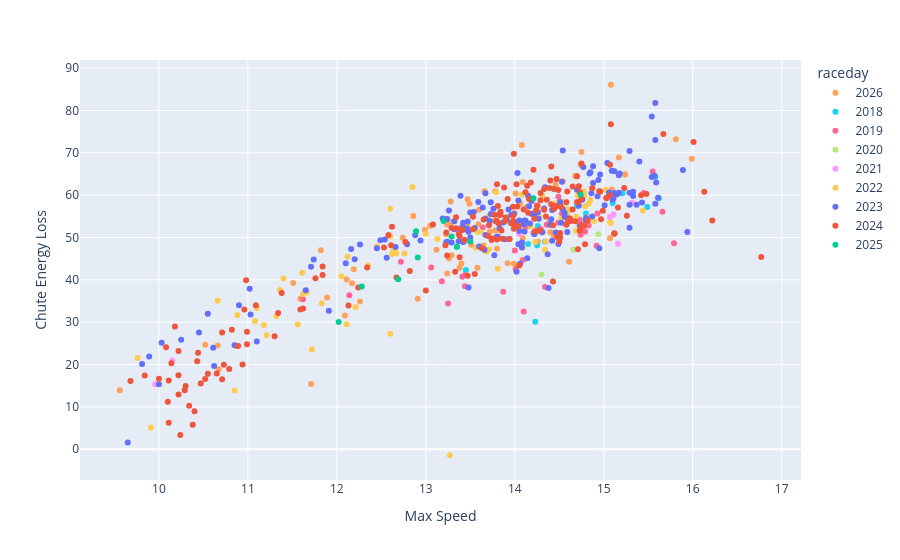

Notebook source saved alongside this figure:
### Code cell
px.scatter(freerolls, x='Max Speed', y='Chute Energy Loss', color='raceday', hover_data=['Id', 'key', 'Time'], color_discrete_map=cmap)

### Figure 1 — Plotly figure (JSON) as saved in the notebook; plotly's stock layout.template omitted (floating-point values rounded to 4 significant figures; data arrays with more than 128 entries replaced by an {"elided": "..."} marker saying what was removed)
{"data": [{"customdata": {"elided": "77x3 mixed values"}, "hovertemplate": "raceday=2026<br>Max Speed=%{x}<br>Chute Energy Loss=%{y}<br>Id=%{customdata[0]}<br>key=%{customdata[1]}<br>Time=%{customdata[2]}<extra></extra>", "legendgroup": "2026", "marker": {"color": "#FFA15A", "symbol": "circle"}, "mode": "markers", "name": "2026", "orientation": "v", "showlegend": true, "type": "scatter", "x": [9.56, 11.71, 12.09, 14.44, 15.09, 13.58, 13.47, 14.4, 13.92, 13.59, 13.4, 13.44, 13.72, 13.8, 13.12, 13.38, 14.07, 13.65, 13.51, 12.91, 13.29, 13.26, 12.74, 12.26, 13.99, 13.24, 14.46, 13.78, 13.47, 15.24, 14.25, 14.07, 15.07, 10.67, 14.26, 14.68, 10.52, 13.29, 12.17, 11.82, 13.23, 11.89, 12.19, 15.08, 14.61, 14.13, 14.09, 12.86, 10.66, 11.59, 14.26, 13.05, 13.78, 10.87, 14.08, 13.28, 13.24, 13.6, 13.49, 11.51, 13.66, 14.01, 12.99, 14.74, 14.0, 14.39, 13.78, 13.95, 14.09, 12.11, 14.06, 14.54, 15.24, 15.17, 15.81, 15.99, 14.75], "xaxis": "x", "y": [13.94, 15.43, 31.59, 50.29, 61.36, 42.83, 59.06, 51.25, 43.93, 53.13, 43.87, 49.43, 51.36, 47.37, 47.13, 42.88, 51.89, 48.09, 48.28, 35.52, 45.79, 45.09, 49.93, 34.86, 43.81, 41.51, 62.53, 54.01, 52.55, 64.88, 51.79, 53.43, 49.8, 18.87, 57.38, 64.53, 24.65, 53.62, 39.18, 47.01, 50.78, 35.86, 42.49, 86.07, 44.25, 57.19, 63.13, 55.09, 24.5, 35.55, 49.0, 52.76, 60.91, 24.38, 71.83, 58.53, 53.04, 56.54, 57.95, 39.25, 60.95, 60.39, 51.77, 67.17, 55.78, 53.67, 51.66, 53.36, 49.83, 40.07, 58.08, 63.3, 64.88, 68.9, 73.19, 68.6, 70.18], "yaxis": "y"}, {"customdata": [[277, "2018-03-03_Rebecca_Kingpin II_3", 73.5], [280, "2018-03-03_Rebecca_Kingpin II_5", 59.7], [281, "2018-03-03_Rebecca_Kingpin II_4", 60.9], [293, "2018-03-31_Rebecca_Kingpin II_2", 57], [296, "2018-03-31_Rebecca_Kingpin II_1", 68.2], [301, "2018-04-08_Rebecca_Kingpin II_3", 62.1], [302, "2018-04-08_Rebecca_Kingpin II_2", 65.1], [306, "2018-04-14_Beichen_Inviscid_4", 63.4], [307, "2018-04-14_Beichen_Inviscid_1", 64.2], [308, "2018-04-14_Beichen_Inviscid_3", 63.9], [310, "2018-04-14_Beichen_Inviscid_2", 60.7], [321, "2018-04-15_Diamond_Zuke_3", 60.8], [322, "2018-04-15_Diamond_Zuke_2", 58.6], [323, "2018-04-15_Diamond_Zuke_4", 61.4], [325, "2018-04-15_Diamond_Zuke_1", 57.3]], "hovertemplate": "raceday=2018<br>Max Speed=%{x}<br>Chute Energy Loss=%{y}<br>Id=%{customdata[0]}<br>key=%{customdata[1]}<br>Time=%{customdata[2]}<extra></extra>", "legendgroup": "2018", "marker": {"color": "#19d3f3", "symbol": "circle"}, "mode": "markers", "name": "2018", "orientation": "v", "showlegend": true, "type": "scatter", "x": [13.45, 14.34, 14.25, 15.62, 14.23, 14.7, 14.15, 15.49, 14.26, 14.3, 14.8, 15.06, 15.21, 15.1, 15.58], "xaxis": "x", "y": [42.35, 49.03, 48.15, 59.27, 30.08, 57.52, 48.46, 57.2, 52.73, 51.46, 55.64, 60.2, 60.45, 58.16, 64.35], "yaxis": "y"}, {"customdata": [[335, "2018-09-23_Beichen_Inviscid_2", 72.7], [338, "2018-09-23_Beichen_Inviscid_4", 60.9], [340, "2018-09-23_Beichen_Inviscid_1", 87.8], [341, "2018-09-23_Beichen_Inviscid_3", 59.7], [346, "2018-10-07_Beichen_Inviscid_3", 58.9], [347, "2018-10-07_Beichen_Inviscid_2", 59], [348, "2018-10-07_Nina_Seraph_3", 70.3], [349, "2018-10-07_Nina_Seraph_1", 68.7], [352, "2018-10-07_Nina_Seraph_2", 69], [356, "2018-10-14_Rebecca_Kingpin II_1", 75], [357, "2018-10-14_Rebecca_Kingpin II_3", 61.1], [361, "2018-11-04_Nina_Seraph_1", 77.3], [362, "2018-11-04_Beichen_Inviscid_3", 59.9], [363, "2018-11-04_Nina_Seraph_2", 65.2], [367, "2018-11-04_Beichen_Inviscid_4", 60.1], [369, "2018-11-04_Beichen_Inviscid_1", 60], [373, "2018-11-11_Beichen_Inviscid_2", 64.1], [375, "2018-11-11_Beichen_Inviscid_3", 65.2], [379, "2018-11-11_Rebecca_Kingpin II_2", 63.2], [380, "2018-11-11_Rebecca_Kingpin II_4", 63.9], [381, "2018-11-11_Rebecca_Kingpin II_3", 63], [384, "2018-11-11_Beichen_Inviscid_5", 64.8], [385, "2018-11-11_Beichen_Inviscid_1", 63.4], [386, "2018-11-11_Beichen_Inviscid_6", 66.1], [390, "2018-11-18_Beichen_Inviscid_3", 60.7], [391, "2018-11-18_Beichen_Inviscid_4", 58.8], [400, "2018-11-18_Rebecca_Kingpin II_1", 58.6], [401, "2018-11-18_Rebecca_Kingpin II_2", 58.4], [402, "2018-11-18_Rebecca_Kingpin II_3", 60], [403, "2018-11-18_Rebecca_Kingpin II_4", 58], [404, "2018-11-18_Rebecca_Kingpin II_5", 57.2], [412, "2019-02-23_Beichen_Inviscid_3", 70.5], [414, "2019-02-23_Beichen_Inviscid_6", 61.6], [416, "2019-02-23_Beichen_Inviscid_4", 62.6], [419, "2019-02-23_Beichen_Inviscid_5", 62.3], [421, "2019-02-23_Beichen_Inviscid_1", 84], [423, "2019-02-23_Beichen_Inviscid_2", 75.3]], "hovertemplate": "raceday=2019<br>Max Speed=%{x}<br>Chute Energy Loss=%{y}<br>Id=%{customdata[0]}<br>key=%{customdata[1]}<br>Time=%{customdata[2]}<extra></extra>", "legendgroup": "2019", "marker": {"color": "#FF6692", "symbol": "circle"}, "mode": "markers", "name": "2019", "orientation": "v", "showlegend": true, "type": "scatter", "x": [14.09, 14.93, 11.62, 14.79, 14.74, 14.92, 13.87, 14.1, 14.34, 13.41, 14.73, 13.25, 14.29, 13.44, 14.36, 14.49, 13.44, 13.4, 14.21, 13.81, 14.08, 13.06, 13.64, 12.72, 14.49, 14.53, 15.79, 15.55, 14.83, 15.45, 15.66, 13.44, 14.13, 14.01, 14.0, 12.14, 13.18], "xaxis": "x", "y": [44.67, 55.64, 35.41, 51.43, 50.65, 48.04, 37.18, 32.52, 38.31, 40.76, 54.19, 34.44, 51.98, 38.51, 53.01, 53.52, 49.31, 52.08, 51.13, 50.23, 48.52, 42.9, 52.38, 44.28, 59.63, 55.66, 48.63, 65.61, 52.84, 60.49, 56.06, 41.15, 52.57, 42.54, 46.93, 36.36, 39.68], "yaxis": "y"}, {"customdata": [[557, "2019-11-10_Nina_Seraph_4", 59.3], [558, "2019-11-10_Nina_Seraph_2", 60.7], [566, "2019-11-10_Nina_Seraph_1", 62.6], [570, "2019-11-10_Nina_Seraph_3", 62]], "hovertemplate": "raceday=2020<br>Max Speed=%{x}<br>Chute Energy Loss=%{y}<br>Id=%{customdata[0]}<br>key=%{customdata[1]}<br>Time=%{customdata[2]}<extra></extra>", "legendgroup": "2020", "marker": {"color": "#B6E880", "symbol": "circle"}, "mode": "markers", "name": "2020", "orientation": "v", "showlegend": true, "type": "scatter", "x": [14.33, 14.94, 14.66, 14.3], "xaxis": "x", "y": [NaN, 50.77, 47.19, 41.25], "yaxis": "y"}, {"customdata": [[590, "2021-04-17_Claire_Zuke_2", 109.2], [591, "2021-04-17_Claire_Zuke_3", 113.3], [597, "2021-04-24_Cynthia_Seraph_2", 61.4], [599, "2021-04-24_Cynthia_Seraph_3", 62], [601, "2021-04-24_Cynthia_Seraph_5", 58.8], [602, "2021-04-24_Cynthia_Seraph_7", 58.9], [603, "2021-04-24_Cynthia_Seraph_1", 61.3], [605, "2021-04-24_Cynthia_Seraph_6", 59.1]], "hovertemplate": "raceday=2021<br>Max Speed=%{x}<br>Chute Energy Loss=%{y}<br>Id=%{customdata[0]}<br>key=%{customdata[1]}<br>Time=%{customdata[2]}<extra></extra>", "legendgroup": "2021", "marker": {"color": "#FF97FF", "symbol": "circle"}, "mode": "markers", "name": "2021", "orientation": "v", "showlegend": true, "type": "scatter", "x": [10.15, 9.96, 14.05, 14.59, 15.11, 15.07, 15.32, 15.16], "xaxis": "x", "y": [20.97, 15.32, 50.82, 55.34, 55.42, 54.85, 58.22, 48.53], "yaxis": "y"}, {"customdata": {"elided": "77x3 mixed values"}, "hovertemplate": "raceday=2022<br>Max Speed=%{x}<br>Chute Energy Loss=%{y}<br>Id=%{customdata[0]}<br>key=%{customdata[1]}<br>Time=%{customdata[2]}<extra></extra>", "legendgroup": "2022", "marker": {"color": "#FECB52", "symbol": "circle"}, "mode": "markers", "name": "2022", "orientation": "v", "showlegend": true, "type": "scatter", "x": [11.32, 10.88, 11.08, 9.91, 9.76, 11.61, 12.6, 12.12, 14.35, 12.05, 13.81, 11.83, 12.45, 14.61, 14.71, 14.69, 14.49, 14.23, 13.68, 13.71, 14.52, 12.62, 14.78, 14.78, 14.27, 14.79, 12.35, 14.34, 14.1, 15.02, 15.44, 10.66, 12.6, 12.67, 13.56, 14.82, 11.36, 14.18, 14.57, 14.31, 14.09, 14.85, 14.08, 13.27, 14.69, 14.89, 15.07, 11.72, 11.66, 11.18, 11.62, 11.1, 10.85, 11.56, 12.21, 12.64, 13.13, 12.85, 11.21, 12.6, 12.11, 11.4, 12.76, 13.79, 14.58, 13.0, 14.53, 14.59, 13.58, 14.47, 13.61, 13.7, 13.98, 14.57, 15.15, 14.83, 15.08], "xaxis": "x", "y": [31.43, 31.67, 30.3, 5.12, 21.52, 41.69, 50.23, 45.45, 49.05, 40.82, 42.6, 34.47, 47.95, 56.61, 59.94, 51.55, 57.56, 48.92, 46.67, 47.15, 54.41, 46.13, 60.87, 59.79, 54.91, 57.37, 43.41, 47.08, 51.39, 61.28, 56.39, 35.09, 27.26, 46.3, 47.58, 54.74, 37.63, 52.67, 56.73, 59.84, 47.57, 58.92, 60.07, -1.42, 54.88, 53.89, 53.53, 23.57, 37.0, 29.34, 36.62, 33.35, 13.87, 29.46, 33.56, 46.95, 49.66, 61.91, 26.89, 56.79, 29.51, 40.29, 46.21, 60.68, 53.03, 50.87, 58.46, 55.76, 51.32, 58.17, 51.37, 54.96, 53.98, 53.12, 60.3, 57.94, 53.44], "yaxis": "y"}, {"customdata": {"elided": "176x3 mixed values"}, "hovertemplate": "raceday=2023<br>Max Speed=%{x}<br>Chute Energy Loss=%{y}<br>Id=%{customdata[0]}<br>key=%{customdata[1]}<br>Time=%{customdata[2]}<extra></extra>", "legendgroup": "2023", "marker": {"color": "#636efa", "symbol": "circle"}, "mode": "markers", "name": "2023", "orientation": "v", "showlegend": true, "type": "scatter", "x": {"elided": "176 float values"}, "xaxis": "x", "y": {"elided": "176 float values"}, "yaxis": "y"}, {"customdata": {"elided": "193x3 mixed values"}, "hovertemplate": "raceday=2024<br>Max Speed=%{x}<br>Chute Energy Loss=%{y}<br>Id=%{customdata[0]}<br>key=%{customdata[1]}<br>Time=%{customdata[2]}<extra></extra>", "legendgroup": "2024", "marker": {"color": "#EF553B", "symbol": "circle"}, "mode": "markers", "name": "2024", "orientation": "v", "showlegend": true, "type": "scatter", "x": {"elided": "193 float values"}, "xaxis": "x", "y": {"elided": "193 float values"}, "yaxis": "y"}, {"customdata": [[1183, "2024-09-15_Natalie_Seraph_2", 62.5], [1206, "2024-10-05_Natalie_Seraph_3", 69.8], [1206, "2024-10-05_Natalie_Seraph_3", 69.8], [1228, "2024-10-26_Natalie_Seraph_4", 64.5], [1229, "2024-10-26_Natalie_Seraph_3", 67.4], [1230, "2024-10-26_Natalie_Seraph_1", 69.1], [1231, "2024-10-26_Natalie_Seraph_2", 67.8], [1246, "2024-11-02_Emily_Kingpin II_3", 71.9], [1248, "2024-11-02_Emily_Kingpin II_1", 80.5], [1251, "2024-11-02_Emily_Kingpin II_2", 75.8], [1302, "2024-11-09_Natalie_Seraph_2", 72], [1359, "2025-03-23_Natalie_Seraph_2", 63.3]], "hovertemplate": "raceday=2025<br>Max Speed=%{x}<br>Chute Energy Loss=%{y}<br>Id=%{customdata[0]}<br>key=%{customdata[1]}<br>Time=%{customdata[2]}<extra></extra>", "legendgroup": "2025", "marker": {"color": "#00cc96", "symbol": "circle"}, "mode": "markers", "name": "2025", "orientation": "v", "showlegend": true, "type": "scatter", "x": [14.74, 13.35, 13.35, 13.5, 12.91, 12.89, 12.69, 13.2, 12.02, 13.29, 12.28, 14.21], "xaxis": "x", "y": [60.14, 47.79, 47.79, 49.06, 45.27, 51.5, 40.16, 53.9, 30.06, 50.22, 38.41, 59.29], "yaxis": "y"}], "layout": {"legend": {"title": {"text": "raceday"}, "tracegroupgap": 0}, "margin": {"t": 60}, "xaxis": {"anchor": "y", "domain": [0, 1], "title": {"text": "Max Speed"}}, "yaxis": {"anchor": "x", "domain": [0, 1], "title": {"text": "Chute Energy Loss"}}}}
